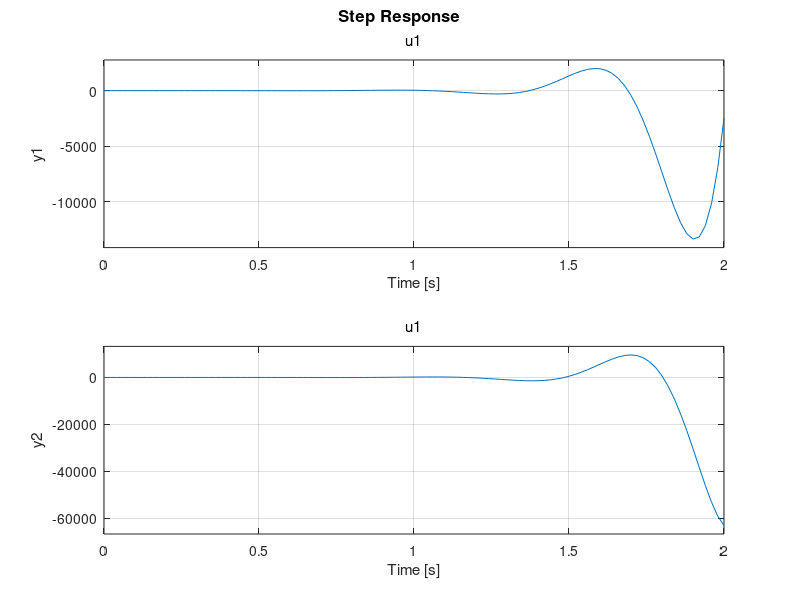

MATLAB code for this plot:
%now we will define state-space
A=[0 0 1 0;0 0 0 1;0 -55.07 -0.317833 0;0 13.4918 29.6643 0];        
B=[0;0;41.438;-55.251];  
C=[1 0 0 0;0 1 0 0];    
state=ss(A,B,C,[])
%now we will find unit step plots for the state space 
%simulate state space for 8seconds
step(state)